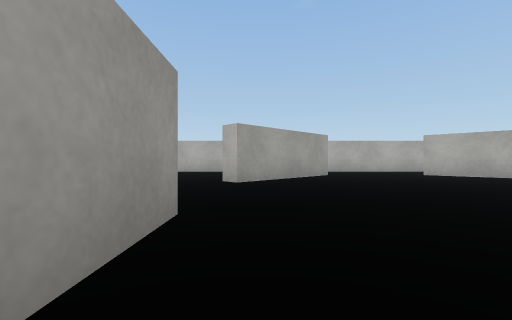
[1] (above)

16 first-person views from a walk through a scene from a Unity 3-D project. The camera is 0.58 m above the floor, looks level and sees 90° across. The floor is counted in squares, 1 m on a side. Each view is taken from the middle of a square. On the plan, view 1 faces up. The plan holds only what a view shows up to about 9 squares ahead; the rest is blank. The place goes on beyond the plan. The player character is not drawn. Surface patterns are stand-ins for the level's own textures.

[2]
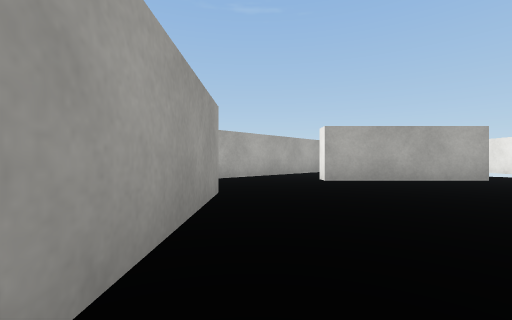

[3]
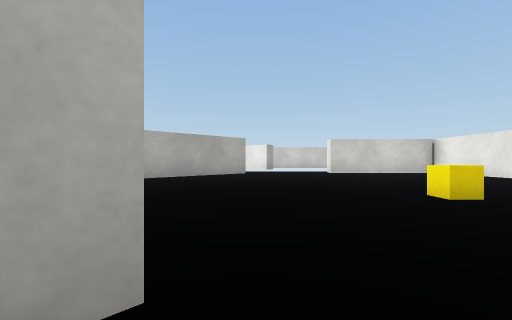

[4]
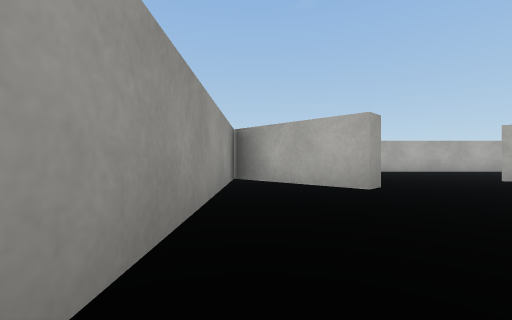

[5]
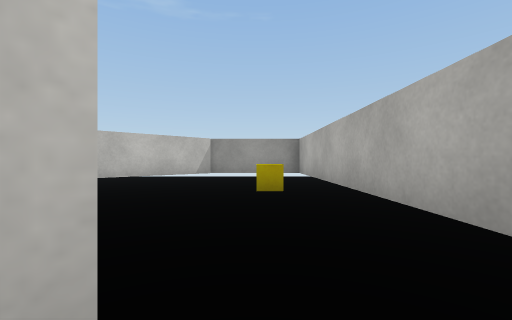

[6]
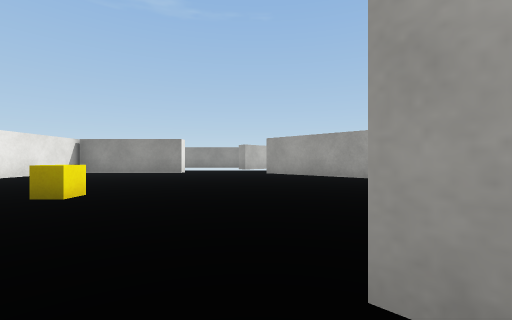

[7]
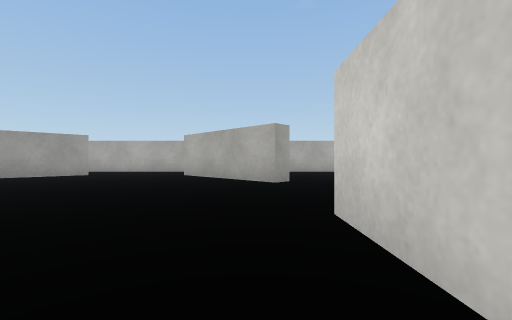

[8]
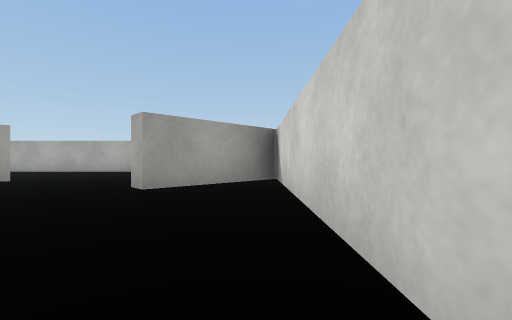

[9]
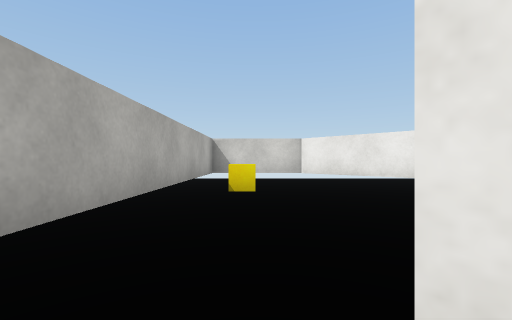

[10]
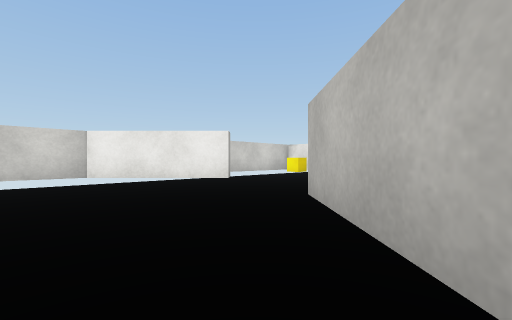

[11]
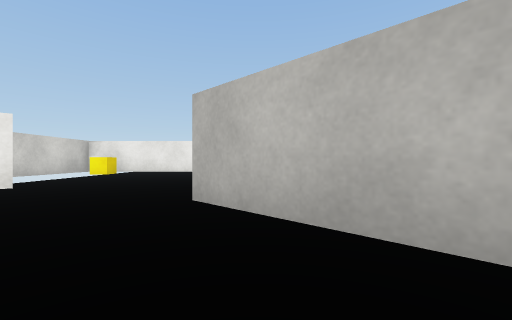

[12]
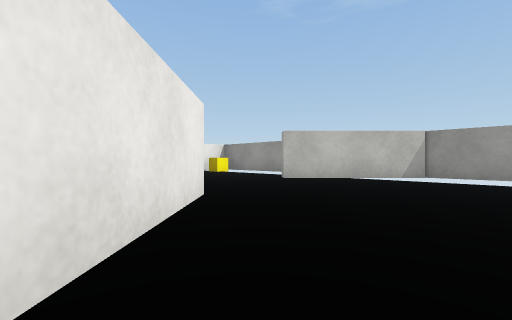

[13]
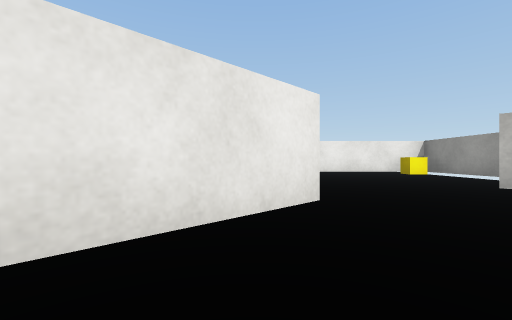

[14]
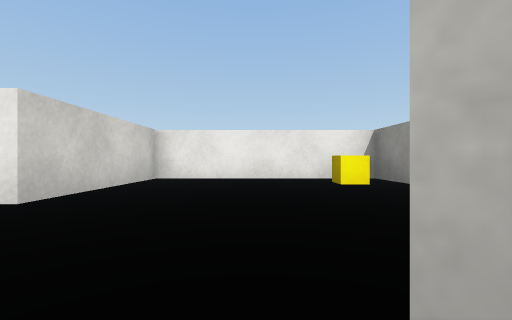

[15]
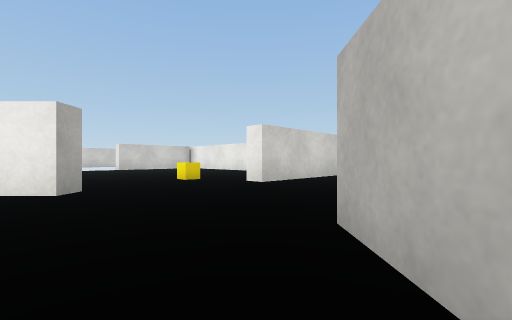

[16]
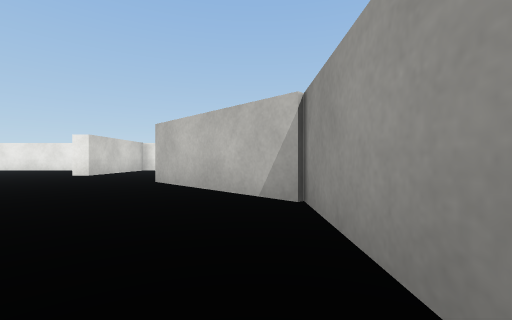

### Floor plan
Key: @ floor where view 1 was taken; # wall or solid block; . floor; T thing the floor can be seen under or through; C yellow cube.
Columns run from 6 left of view 1 to 12 right of it. Each row starts with its distance up from view 1.
  9 ###################
  8 #.................#
  7 #..C...........C..#
  6 #......T...T......#
  5 ##....TT...TT....##
  4 ###.............###
  3 #.................#
  2 #.................#
  1 #....#...C...#....#
  0 #....#@......#....#
 -1 #C...#.......#...C
 -2   ###############

Positions as (right, up) in squares from view 1, and headings:
1: (0, 0), facing up
2: (0, 4), facing up-right
3: (-1, 4), facing right
4: (-5, 0), facing up
5: (2, 7), facing left
6: (7, 4), facing left
7: (6, 0), facing up
8: (11, 0), facing up
9: (4, 7), facing right
10: (5, 7), facing down-right
11: (6, 7), facing down
12: (1, 7), facing down-left
13: (0, 7), facing down
14: (-3, 4), facing down
15: (-4, 5), facing down-right
16: (-5, 8), facing down
